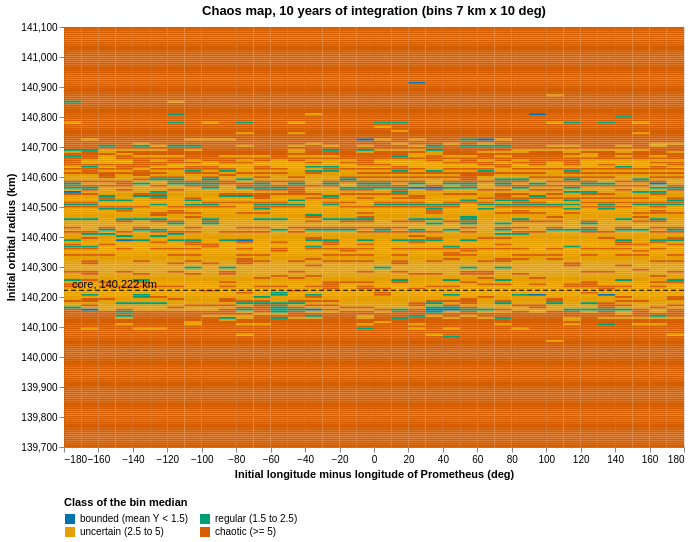

The Vega-Lite source for this figure:
### Vega-Lite specification from a JSON file in a GitHub repository (floating-point values rounded to 4 significant figures; data arrays with more than 128 entries replaced by an {"elided": "..."} marker saying what was removed)
{"$schema": "https://vega.github.io/schema/vega-lite/v5.20.1.json", "config": {"view": {"continuousHeight": 300, "continuousWidth": 300, "strokeWidth": 0}}, "datasets": {"data-a50e5cfe68709471e198c678a5049ae1": {"elided": "7200 records"}, "data-c6824fe1b112384836480bf559cf358a": [{"label": "core, 140,222 km", "r": 140200.0}]}, "height": 420, "layer": [{"data": {"name": "data-a50e5cfe68709471e198c678a5049ae1"}, "encoding": {"color": {"field": "cls", "legend": {"columns": 2, "orient": "bottom"}, "scale": {"domain": ["bounded (mean Y < 1.5)", "regular (1.5 to 2.5)", "uncertain (2.5 to 5)", "chaotic (>= 5)"], "range": ["#0072B2", "#009E73", "#E69F00", "#D55E00"]}, "title": "Class of the bin median", "type": "nominal"}, "tooltip": [{"field": "r", "title": "radius (km)", "type": "quantitative"}, {"field": "lon", "title": "longitude (deg)", "type": "quantitative"}, {"field": "y", "title": "median mean MEGNO", "type": "quantitative"}, {"field": "n", "title": "particles", "type": "quantitative"}], "x": {"field": "lon", "scale": {"domain": [-180, 180], "nice": false}, "title": "Initial longitude minus longitude of Prometheus (deg)", "type": "quantitative"}, "x2": {"field": "lon2"}, "y": {"field": "r", "scale": {"domain": [139700, 141100], "nice": false}, "title": "Initial orbital radius (km)", "type": "quantitative"}, "y2": {"field": "r2"}}, "mark": {"type": "rect"}, "transform": [{"as": "cls", "calculate": "datum.y < 1.5 ? 'bounded (mean Y < 1.5)' : datum.y <= 2.5 ? 'regular (1.5 to 2.5)' : datum.y < 5 ? 'uncertain (2.5 to 5)' : 'chaotic (>= 5)'"}, {"as": "r2", "calculate": "datum.r + 7.0"}, {"as": "lon2", "calculate": "datum.lon + 10.0"}]}, {"data": {"name": "data-c6824fe1b112384836480bf559cf358a"}, "encoding": {"tooltip": [{"field": "label", "type": "nominal"}, {"field": "r", "type": "quantitative"}], "y": {"field": "r", "type": "quantitative"}}, "mark": {"color": "black", "strokeDash": [5, 3], "type": "rule"}}, {"data": {"name": "data-c6824fe1b112384836480bf559cf358a"}, "encoding": {"text": {"field": "label", "type": "nominal"}, "x": {"value": 4}, "y": {"field": "r", "type": "quantitative"}}, "mark": {"align": "left", "dx": 4, "dy": -5, "fontSize": 11, "type": "text"}}], "title": "Chaos map, 10 years of integration (bins 7 km x 10 deg)", "width": 620}
